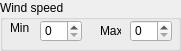
    <widget class="QGroupBox" name="dayGroupBox_7">
     <property name="geometry">
      <rect>
       <x>200</x>
       <y>240</y>
       <width>181</width>
       <height>51</height>
      </rect>
     </property>
     <property name="title">
      <string>Wind speed</string>
     </property>
     <widget class="QSpinBox" name="minWindspeedSpinbox">
      <property name="geometry">
       <rect>
        <x>40</x>
        <y>20</y>
        <width>42</width>
        <height>22</height>
       </rect>
      </property>
      <property name="maximum">
       <number>1000</number>
      </property>
     </widget>
     <widget class="QLabel" name="minLabel_7">
      <property name="geometry">
       <rect>
        <x>10</x>
        <y>20</y>
        <width>21</width>
        <height>16</height>
       </rect>
      </property>
      <property name="text">
       <string>Min</string>
      </property>
     </widget>
     <widget class="QLabel" name="maxLabel_7">
      <property name="geometry">
       <rect>
        <x>100</x>
        <y>20</y>
        <width>21</width>
        <height>21</height>
       </rect>
      </property>
      <property name="text">
       <string>Max</string>
      </property>
     </widget>
     <widget class="QSpinBox" name="maxWindspeedSpinbox">
      <property name="geometry">
       <rect>
        <x>130</x>
        <y>20</y>
        <width>42</width>
        <height>22</height>
       </rect>
      </property>
      <property name="maximum">
       <number>1000</number>
      </property>
     </widget>
    </widget>
